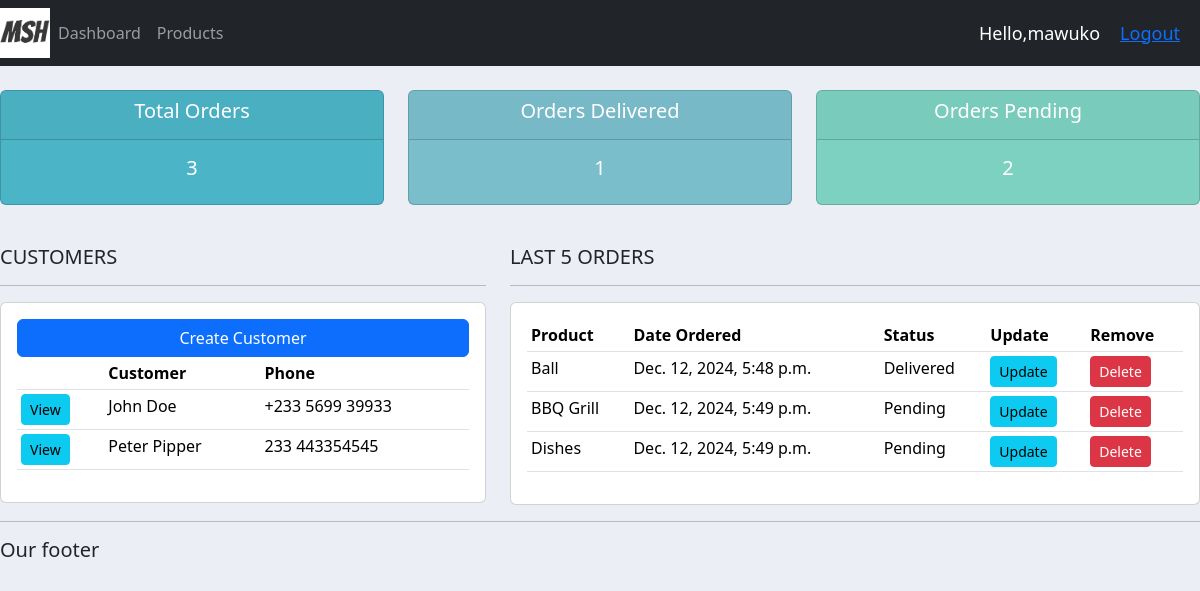
Page / (signed in) on the earlier database version.
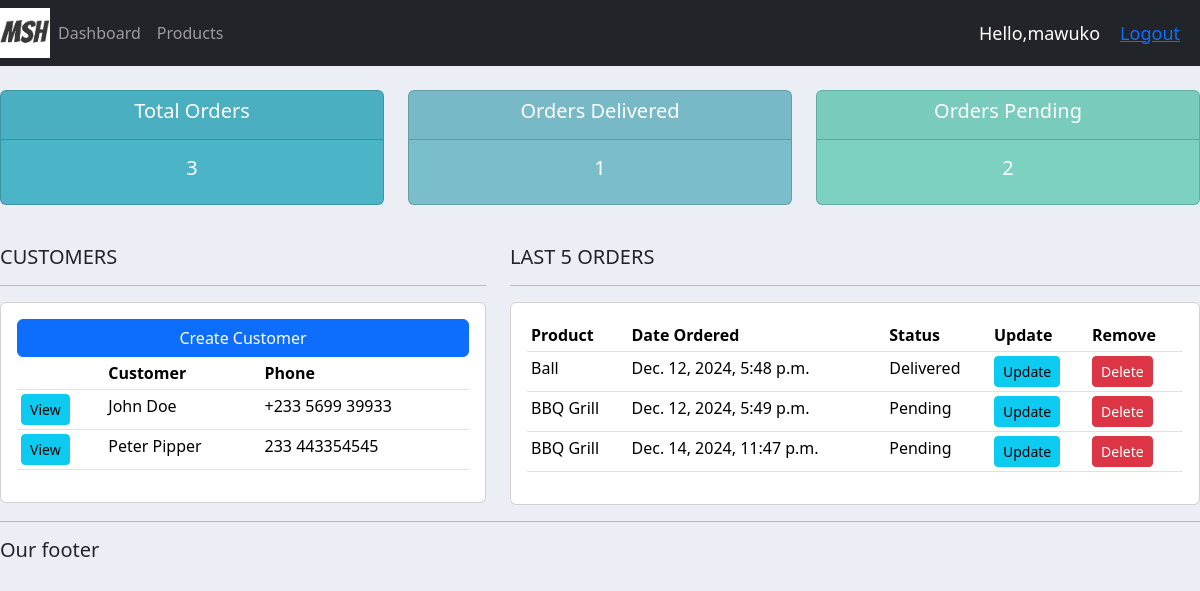
Same page on the later database version.
### accounts/models.py (models this page shows, shortened)
class Customer(models.Model):
    name=models.CharField(max_length=200, null=True)
    phone=models.CharField(max_length=200,null=True)
    email=models.CharField(max_length=200, null=True)
    date_created= models.DateTimeField(auto_now_add=True,null=True)

class Order(models.Model):
    STATUS=(
        ('Pending','Pending'),
        ('Out for delivery','Out for delivery'),
        ('Delivered','Delivered'),
    )
    customer=models.ForeignKey(Customer,null=True, on_delete=models.SET_NULL)
    product=models.ForeignKey(Product,null=True, on_delete=models.SET_NULL)
    date_created=models.DateTimeField(auto_now_add=True,null=True)
    status=models.CharField(max_length=200, null=True, choices=STATUS)
    note = models.CharField(max_length=1000, null=True)

class Product(models.Model):
    CATEGORY=(
        ('Indoor','Indoor'),
        ('Out Door','Out Door')
    )
    name=models.CharField(max_length=200, null=True)
    price= models.FloatField(null=True)
    category=models.CharField(max_length=200, null=True, choices=CATEGORY)
    description=models.CharField(max_length=200, null=True, blank=True)
    date_created=models.DateTimeField(auto_now_add=True,null=True)
    tags= models.ManyToManyField(Tag)
    def __str__(self):
        return self.name

### accounts/views.py (the view)
# urls.py: path('', views.home,name='home'),
@login_required(login_url='login')
def home(request):
    orders= Order.objects.all()
    customers= Customer.objects.all()
    total_customers = customers.count()
    total_orders=orders.count()
    delivered = orders.filter(status='Delivered').count()
    pending = orders.filter(status='Pending').count()
    context ={'orders':orders, 'customers':customers, 'total_orders':total_orders, 'delivered':delivered, 'pending':pending}
    return render(request,'accounts/dashboard.html',context)

### accounts/templates/accounts/dashboard.html
{%extends 'accounts/main.html'%}
{%block content%}
{% include 'accounts/status.html' %}
<br />
<div class="row">
  <div class="col-md-5">
    <h5>CUSTOMERS</h5>
    <hr />
    <div class="card card-body">
      <a class="btn btn-primary" href="">Create Customer</a>
      <table class="table table-sm">
        <tr>
          <th></th>
          <th>Customer</th>
          <th>Phone</th>
        </tr>
        {%for customer in customers%}
        <tr>
          <td>
            <a
              class="btn btn-sm btn-info"
              href="{%url 'customer' customer.id %}"
              >View</a
            >
          </td>
          <td>{{customer.name}}</td>
          <td>{{customer.phone}}</td>
        </tr>
        {%endfor%}
      </table>
    </div>
  </div>
  <div class="col-md-7">
    <h5>LAST 5 ORDERS</h5>
    <hr />
    <div class="card card-body">
      <table class="table table-sm">
        <tr>
          <th>Product</th>
          <th>Date Ordered</th>
          <th>Status</th>
          <th>Update</th>
          <th>Remove</th>
        </tr>
        {%for order in orders%}
        <tr>
          <td>{{order.product}}</td>
          <td>{{order.date_created}}</td>
          <td>{{order.status}}</td>
          <td>
            <a
              class="btn btn-sm btn-info"
              href="{%url 'update_order' order.id%}"
              >Update</a
            >
          </td>
          <td>
            <a
              class="btn btn-sm btn-danger"
              href="{%url 'delete_order' order.id%}"
              >Delete</a
            >
          </td>
        </tr>
        {%endfor%}
      </table>
    </div>
  </div>
</div>
{%endblock%}

Differences in the rows shown:
removed Order: product "Dishes", date_created "Dec. 12, 2024, 5:49 p.m.", status "Pending"
added Order: product "BBQ Grill", date_created "Dec. 14, 2024, 11:47 p.m.", status "Pending"
